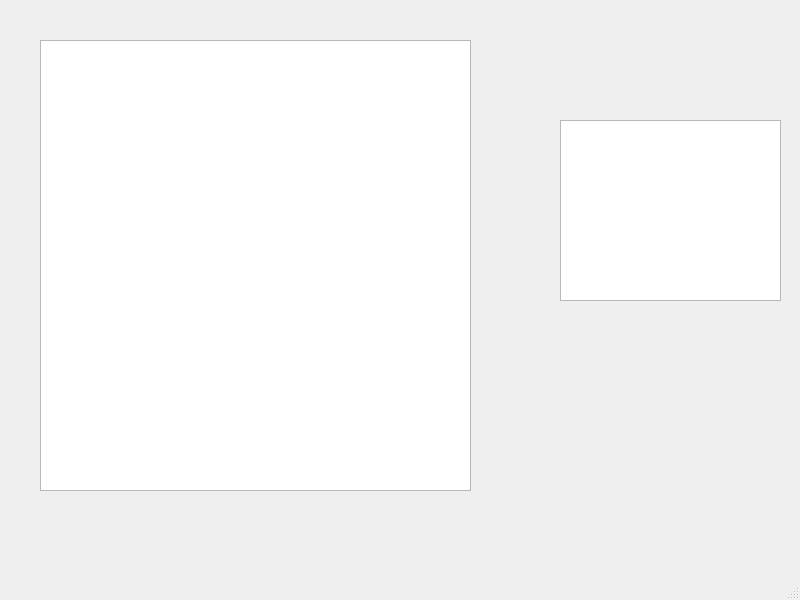
<?xml version="1.0" encoding="UTF-8"?>
<ui version="4.0">
 <class>TransactionOffline</class>
 <widget class="QMainWindow" name="TransactionOffline">
  <property name="geometry">
   <rect>
    <x>0</x>
    <y>0</y>
    <width>800</width>
    <height>600</height>
   </rect>
  </property>
  <property name="windowTitle">
   <string>MainWindow</string>
  </property>
  <widget class="QWidget" name="centralwidget">
   <widget class="QTableWidget" name="tableWidget_1">
    <property name="geometry">
     <rect>
      <x>40</x>
      <y>40</y>
      <width>431</width>
      <height>451</height>
     </rect>
    </property>
   </widget>
   <widget class="QTextEdit" name="textEdit">
    <property name="geometry">
     <rect>
      <x>560</x>
      <y>120</y>
      <width>221</width>
      <height>181</height>
     </rect>
    </property>
   </widget>
  </widget>
  <widget class="QStatusBar" name="statusbar"/>
 </widget>
 <resources/>
 <connections/>
</ui>
